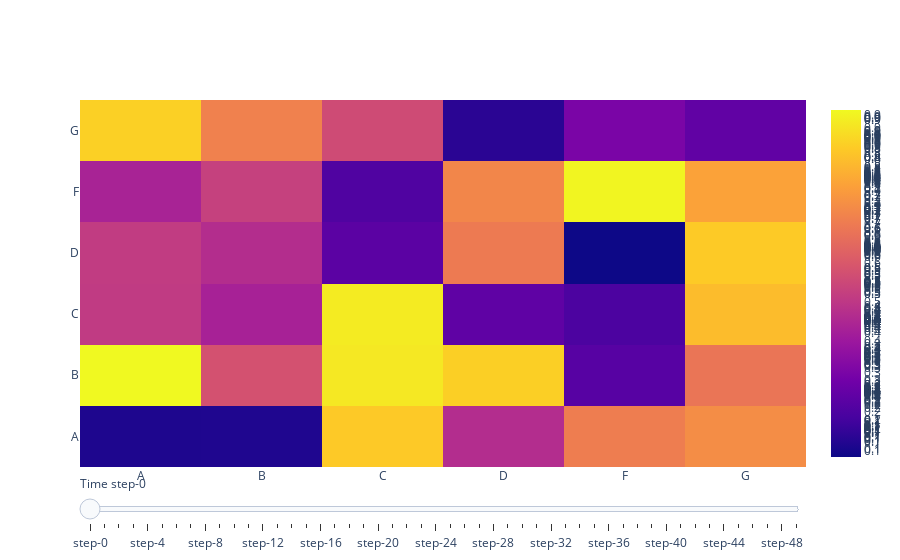

The code cell stored with this chart in its notebook:
### Code cell
import numpy as np
import plotly.graph_objs as go

N = 50
M = np.random.random((N, 7, 7))
labels=['A','B','C','D','D','F','G']
window_length=5

fig = go.Figure()

for step in range(N):
      fig.add_trace(
            go.Heatmap(x=labels,y=labels,z=M[step]))


fig.data[10].visible = True
print(len(fig.data))
# Create and add slider
steps = []
for i in range(len(fig.data)):
    step = dict(
        method="update",
        args=[{"visible": [False] * len(fig.data)},
        {"title": "Time: " + str(window_length*i)+' sec'}],)
    step["args"][0]["visible"][i] = True  # Toggle i'th trace to "visible"
    steps.append(step)
sliders = [dict(
    active=0,
    currentvalue={"prefix": "Time "},
    pad={"t": 5},
    steps=steps
)]
fig.update_layout(
    sliders=sliders)

fig.show()
